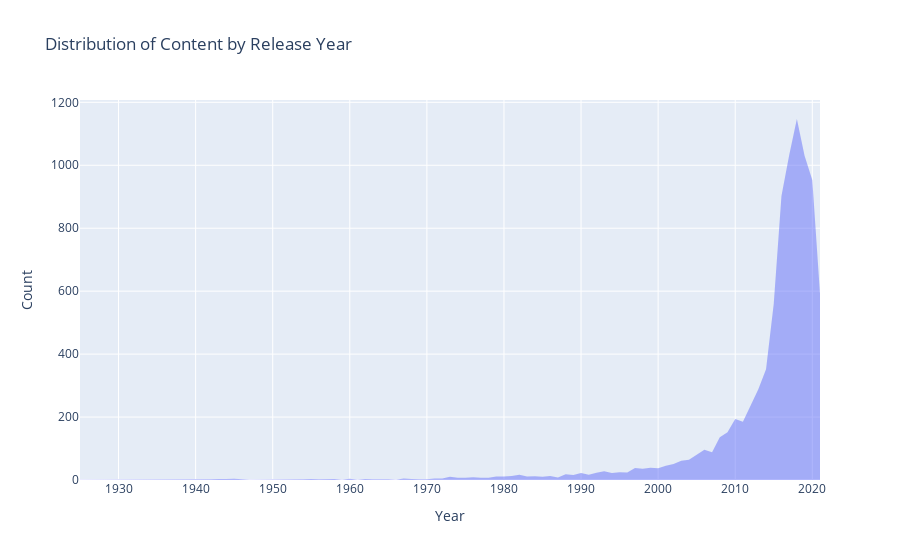

The cell this chart's notebook holds for it:
### Markdown cell above
1. First, let's look at the distribution of content by **released years.**

### Code cell
# Count the occurrences of each year
year_counts = df['release_year'].value_counts().sort_index()

# Create a stacked area graph using Plotly
fig = go.Figure()

fig.add_trace(go.Scatter(
    x=year_counts.index,
    y=year_counts.values,
    mode='none',
    fill='tozeroy',
    hovertemplate='Year: %{x}<br>Count: %{y}<extra></extra>',
    name='Count'
))

# Customize the axes labels and title
fig.update_layout(
    xaxis=dict(title='Year'),
    yaxis=dict(title='Count'),
    title='Distribution of Content by Release Year'
)

# Show the stacked area graph
fig.show()

### Figure 1 — Plotly figure (JSON) as saved in the notebook; plotly's stock layout.template omitted (floating-point values rounded to 4 significant figures)
{"data": [{"fill": "tozeroy", "hovertemplate": "Year: %{x}<br>Count: %{y}<extra></extra>", "mode": "none", "name": "Count", "type": "scatter", "x": [1925, 1942, 1943, 1944, 1945, 1946, 1947, 1954, 1955, 1956, 1958, 1959, 1960, 1961, 1962, 1963, 1964, 1965, 1966, 1967, 1968, 1969, 1970, 1971, 1972, 1973, 1974, 1975, 1976, 1977, 1978, 1979, 1980, 1981, 1982, 1983, 1984, 1985, 1986, 1987, 1988, 1989, 1990, 1991, 1992, 1993, 1994, 1995, 1996, 1997, 1998, 1999, 2000, 2001, 2002, 2003, 2004, 2005, 2006, 2007, 2008, 2009, 2010, 2011, 2012, 2013, 2014, 2015, 2016, 2017, 2018, 2019, 2020, 2021], "y": [1, 2, 3, 3, 4, 2, 1, 2, 3, 2, 3, 1, 4, 1, 3, 2, 2, 2, 1, 5, 3, 2, 2, 5, 5, 10, 7, 7, 9, 7, 7, 11, 11, 13, 17, 11, 12, 10, 13, 8, 18, 16, 22, 17, 23, 28, 22, 25, 24, 38, 36, 39, 37, 45, 51, 61, 64, 80, 96, 88, 136, 152, 194, 185, 237, 288, 352, 560, 902, 1032, 1147, 1030, 953, 592]}], "layout": {"title": {"text": "Distribution of Content by Release Year"}, "xaxis": {"title": {"text": "Year"}}, "yaxis": {"title": {"text": "Count"}}}}
